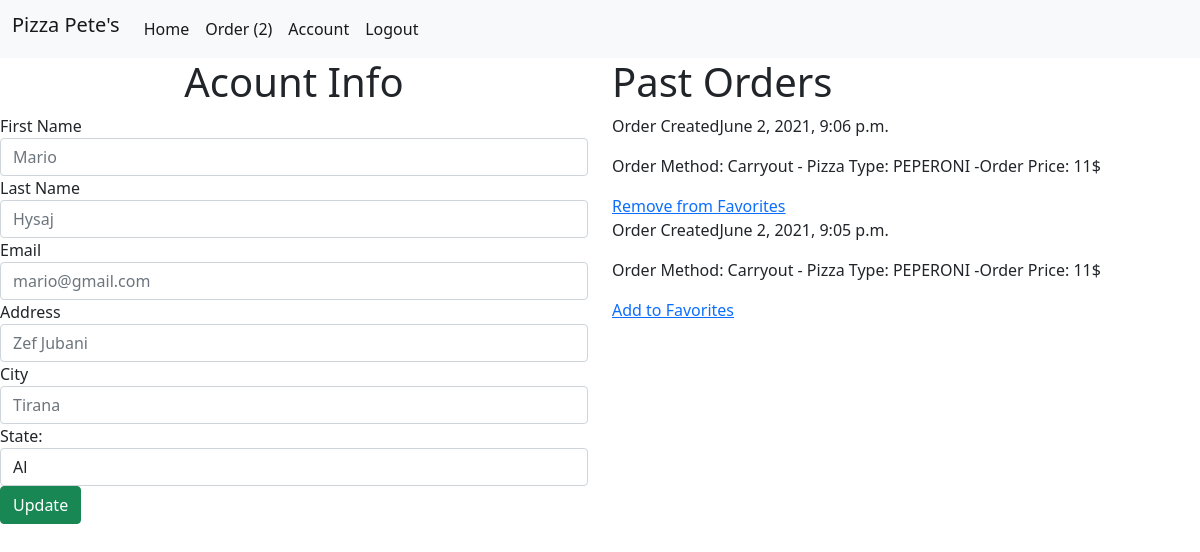
Screenshot of /account/1 (signed in) with the database file from the repository.
### pizza_app/models.py (models this page shows)
class User(models.Model):
    first_name = models.CharField(max_length=255)
    last_name = models.CharField(max_length=255)
    email = models.EmailField(unique=True)
    address = models.CharField(max_length=255)
    city = models.CharField(max_length=255)
    state = models.CharField(max_length=255)
    password = models.CharField(max_length=255)
    created_at = models.DateTimeField(auto_now_add=True)
    updated_at = models.DateTimeField(auto_now=True)
    objects = UserManager()

class Order(models.Model):
    CARRYOUT = "Carryout"
    DELIVERY = "Delivery"
    method_choices = [
        (CARRYOUT,"carryout"),
        (DELIVERY,"delivery")
    ]
    method = models.CharField(max_length=2,choices=method_choices,default=DELIVERY)
    price = models.DecimalField(max_digits=6, decimal_places=0, default=0)
    delivery_price=models.DecimalField(max_digits=6, decimal_places=0, default=0)
    qty = models.IntegerField()
    user = models.ForeignKey(User, related_name="orders", on_delete = models.CASCADE)
    favorite = models.ForeignKey(User, related_name="favorites", on_delete = models.CASCADE,null=True)
    created_at = models.DateTimeField(auto_now_add=True)
    updated_at = models.DateTimeField(auto_now=True)
    objects = UserManager()

class Pizza(models.Model):
    VEGGIE = "VEGETERIAN"
    PEPPERONI= "PEPERONI"
    MARGHERITA = "MARGHERITA"
    BBQ="BARBEQUE"
    HAWAIIAN="HAWAII"
    BUFFALO="BUFFALO"
    SUPREME="SUPREME"
    type_choices = [
        (VEGGIE,"veggie"),
        (PEPPERONI,"pepperoni"),
        (MARGHERITA,"margherita"),
        (BBQ,"bbq"),
        (HAWAIIAN,"hawaiian"),
        (BUFFALO,"buffalo"),
        (SUPREME,"supreme"),
    ]
    types = models.CharField(max_length=2,choices=type_choices,default=VEGGIE)
    LARGE = "LARGE"
    NORMAL= "NORMAL"
    SMALL = "SMALL"
    size_choices= [
        (LARGE,"large"),
        (NORMAL,"normal"),
        (SMALL,"small"),
    ]
    size=models.CharField(max_length=2,choices=size_choices,default=NORMAL)
    THIN_CRUST = "THIN CRUST"
    THICK_CRUST = "THICK CRUST"
    crust_choices=[
        (THIN_CRUST , "thin_crust"),
        (THICK_CRUST , "thick_crust"),
    ]
    crust=models.CharField(max_length=3,choices=crust_choices,default= THIN_CRUST)
    order=models.OneToOneField(
        Order,
        on_delete=models.CASCADE,
        null= True,
        related_name="pizza",
    )
    created_at = models.DateTimeField(auto_now_add=True)
    updated_at = models.DateTimeField(auto_now=True)
    objects = UserManager()

### pizza_app/views.py (the view)
# urls.py: path('account/<int:id>', views.account),
def account(request, id):
    if 'user_id' not in request.session:
        return redirect('/login')
    user = User.objects.get(id=request.session['user_id'])
    all_orders = user.orders.all()
    orders = Order.objects.all().order_by("-created_at")
    context = {
        'user': user,
        'orders' : orders,
        'all_orders': all_orders,
    }
    return render(request, 'account.html', context)

### pizza_app/templates/account.html (shortened to what this page needs)
<!DOCTYPE html>
<html lang="en">
<head>
    <link href="https://cdn.jsdelivr.net/npm/bootstrap@5.0.0-beta3/dist/css/bootstrap.min.css" rel="stylesheet"
>
</head>
<body>
    <nav class="navbar navbar-expand-lg navbar-light bg-light">
        <div class="container-fluid">
            <h2 class="navbar-brand d-flex">Pizza Pete's</h2>
            <div class="collapse navbar-collapse" id="navbarSupportedContent">
                <ul class="navbar-nav me-auto mb-2 mb-lg-0">
                    <li class="nav-item">
                        <a class="nav-link active" aria-current="page" href="/account/{{user.id}}">Home</a>
                    </li>
                    <li class="nav-item">
                        <a class="nav-link active" aria-current="page" href="/pizza">Order ({{all_orders.count}})</a>
                    </li>
                    <li class="nav-item">
                        <a class="nav-link active" href="/account/{{user.id}}" aria-current="page">Account</a>
                    </li>
                    <li class="nav-item">
                        <a class="nav-link active" href="/logout" aria-current="page">Logout</a>
                    </li>
                </ul>
            </div>
        </div>
    </nav>
    <div class="row">
        <div class="col-lg-6">
            <form action="/account/{{user.id}}/update" method="POST">
                <h1 class="text-center">Acount Info</h1>
                <div class="form-group">
                    <label for="">First Name</label>
                    <input type="text" class="form-control" placeholder="{{user.first_name}}" name="firstname">
                </div>
                <div class="form-group">
                    <label for="">Last Name</label>
                    <input type="text" class="form-control" placeholder="{{user.last_name}}" name="lastname">
                </div>
                <div class="form-group">
                    <label for=""> Email</label>
                    <input type="email" class="form-control" placeholder="{{user.email}}" name="updated_email">
                </div>
                <div class="form-group">
                    <label for="">Address</label>
                    <input type="text" class="form-control" placeholder="{{user.address}}" name="updated_address">
                </div>
                <div class="form-group">
                    <label for="">City</label>
                    <input type="text" class="form-control" placeholder="{{user.city}}" name="updated_city">
                </div>
                <label for="">State:</label>
                <select name="updated_state" placeholder="{{user.state}}" class="form-control">
                    <option value="al">Al</option>
                </select>
                <button type="submit" class="btn btn-success">Update</button>
        </div>
        <div class="col-lg-6">
            <h1>Past Orders</h1>
            {% for order in orders %}
            <p>Order Created{{order.created_at}}</p>
            <p>Order Method: {{order.method.capitalize}} - Pizza Type: {{order.pizza.types}} -Order Price:
                {{order.price}}$ </p>
            {% if order not in user.favorites.all %}
            <a href="/account/{{order.id}}/favorite">Add to Favorites</a>
            {% else %}
            <a href="/account/{{order.id}}/remove">Remove from Favorites</a>
            {% endif %}
            {% endfor %}
        </div>
    </div>
</body>
</html>

### rows the page displays
User: count "2", firstname "Mario", lastname "Hysaj", updated_email "mario@gmail.com", updated_address "Zef Jubani", updated_city "Tirana", updated_state "Al"
Order: created_at "June 2, 2021, 9:06 p.m.", method "Carryout", pizza.types "PEPERONI", price "11"
Order: created_at "June 2, 2021, 9:05 p.m.", method "Carryout", pizza.types "PEPERONI", price "11"
